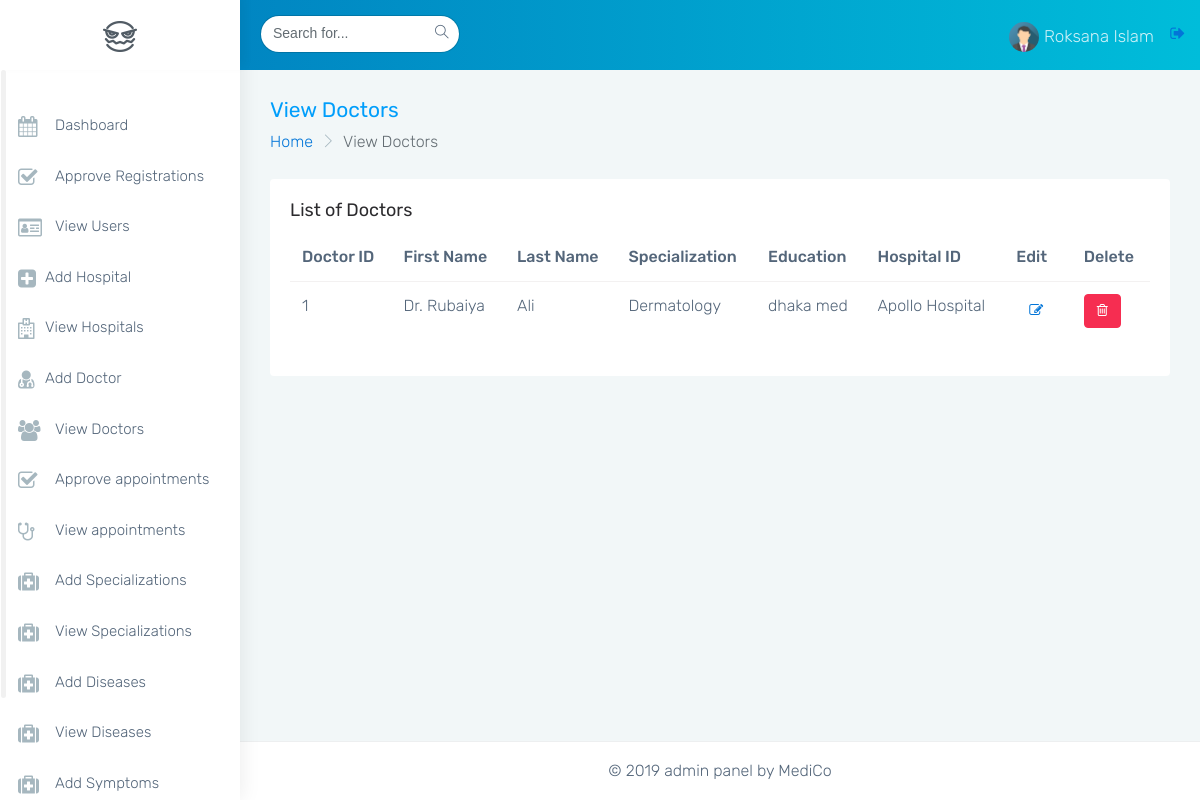
The page /mediment-admin/monster-html/view_doctors.php?result=updated (signed in) on the database as committed earlier.
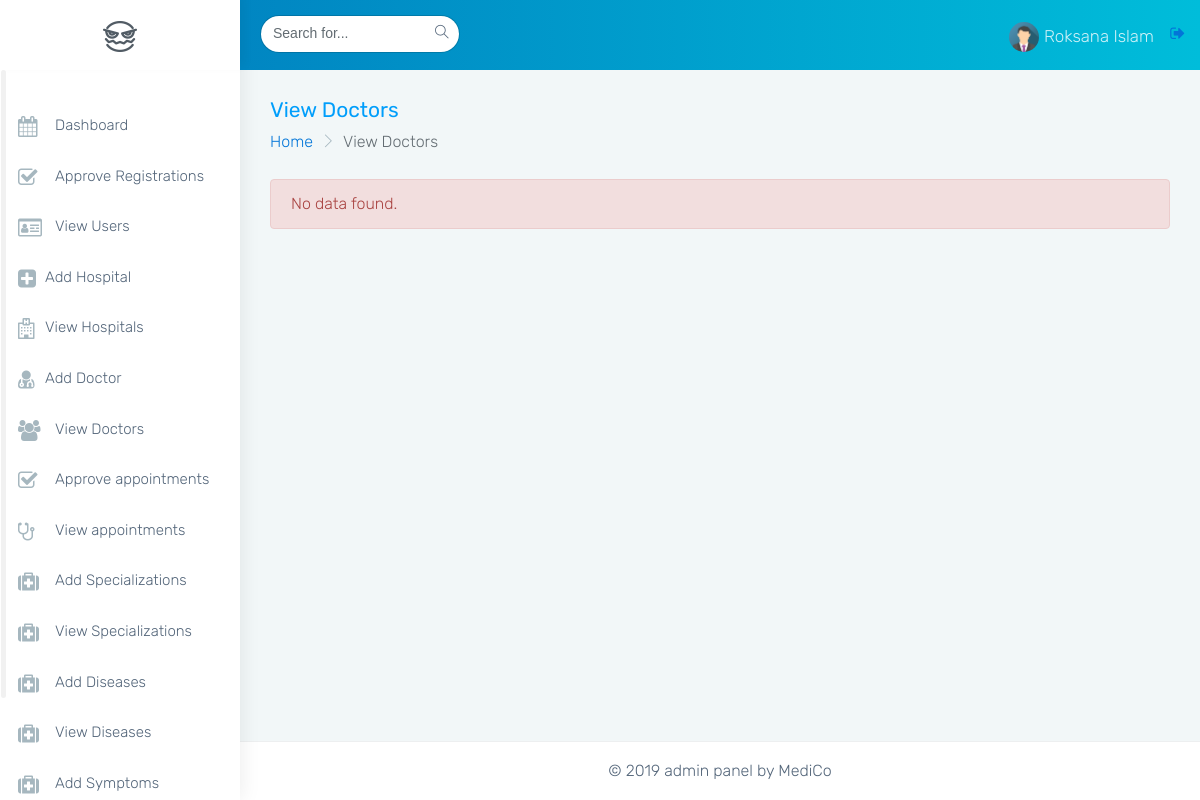
The same page on the database as committed later.
### tables this page shows
CREATE TABLE `doctors` (
  `doctorid` int(11) NOT NULL AUTO_INCREMENT,
  `firstname` varchar(45) NOT NULL,
  `lastname` varchar(45) DEFAULT NULL,
  `education` varchar(255) DEFAULT NULL,
  `hospitalid` int(11) NOT NULL,
  `specializationid` int(11) NOT NULL,
  `isdelete` char(1) DEFAULT '0',
  `created_at` datetime DEFAULT CURRENT_TIMESTAMP,
  `updated_at` datetime DEFAULT CURRENT_TIMESTAMP ON UPDATE CURRENT_TIMESTAMP,
  PRIMARY KEY (`doctorid`),
  UNIQUE KEY `doctorid_UNIQUE` (`doctorid`),
  KEY `fk_doctors_hospitals1_idx` (`hospitalid`),
  KEY `fk_doctors_specialization1_idx` (`specializationid`),
  CONSTRAINT `fk_doctors_hospitals1` FOREIGN KEY (`hospitalid`) REFERENCES `hospitals` (`hospitalid`) ON DELETE NO ACTION ON UPDATE NO ACTION,
  CONSTRAINT `fk_doctors_specialization1` FOREIGN KEY (`specializationid`) REFERENCES `specialization` (`specid`) ON DELETE NO ACTION ON UPDATE NO ACTION
);

CREATE TABLE `specialization` (
  `specid` int(11) NOT NULL AUTO_INCREMENT,
  `name` varchar(45) DEFAULT NULL,
  `isdelete` char(1) DEFAULT '0',
  `created_at` timestamp NULL DEFAULT CURRENT_TIMESTAMP,
  `updated_at` timestamp NULL DEFAULT CURRENT_TIMESTAMP ON UPDATE CURRENT_TIMESTAMP,
  PRIMARY KEY (`specid`),
  UNIQUE KEY `specid_UNIQUE` (`specid`)
);

CREATE TABLE `hospitals` (
  `hospitalid` int(11) NOT NULL AUTO_INCREMENT,
  `name` varchar(255) DEFAULT NULL,
  `contact` varchar(11) DEFAULT NULL,
  `address` varchar(255) DEFAULT NULL,
  `isdelete` char(1) DEFAULT '0',
  `created_at` datetime DEFAULT CURRENT_TIMESTAMP,
  `updated_at` datetime DEFAULT CURRENT_TIMESTAMP ON UPDATE CURRENT_TIMESTAMP,
  PRIMARY KEY (`hospitalid`),
  UNIQUE KEY `hospitalid_UNIQUE` (`hospitalid`)
);

### mediment-admin/monster-html/view_doctors.php (the view, shortened to what this page needs)
<?php
    include('common/html_head.php');
    include('common/db_connection.php');
    $sql="SELECT * FROM doctors WHERE isdelete='0' ORDER BY doctorid";
    $result=mysqli_query($connect,$sql);
    $num_of_rows = mysqli_num_rows($result);
?>
<body class="fix-header card-no-border">
    <div id="main-wrapper">
        <?php
        include('common/header.php');
        ?>
        <?php
        include('common/side_nav.php');
        ?>
        <div class="page-wrapper">
            <div class="container-fluid">
                <div class="row page-titles">
                    <div class="col-md-6 col-8 align-self-center">
                        <h3 class="text-themecolor m-b-0 m-t-0">View Doctors</h3>
                        <ol class="breadcrumb">
                            <li class="breadcrumb-item"><a href="javascript:void(0)">Home</a></li>
                            <li class="breadcrumb-item active">View Doctors</li>
                        </ol>
                    </div>
                </div>
                <?php
                if($num_of_rows > 0){
                ?>
                <div class="row">
                    <div class="col-sm-12">
                        <div class="card">
                            <div class="card-block">
                                <h4 class="card-title">List of Doctors</h4>
                                <div class="table-responsive">
                                    <table class="table">
                                        <thead>
                                            <tr>
                                                <th>Doctor ID</th>
                                                <th>First Name</th>
                                                <th>Last Name</th>
                                                <th>Specialization</th>
                                                <th>Education</th>
                                                <th>Hospital ID</th>
                                                <th>Edit</th>
                                                <th>Delete</th>
                                            </tr>
                                        </thead>
                                        <tbody>
                                            <?php
                                            while($row=mysqli_fetch_assoc($result)){
                                            ?>
                                            <tr>
                                                <td><?php echo $row['doctorid']; ?></td>
                                                <td><?php echo ucwords(strtolower($row['firstname'])); ?></td>
                                                <td><?php echo ucwords(strtolower($row['lastname'])); ?></td>
                                                <td><?php echo getSpec($row['specializationid']); ?></td>
                                                <td><?php echo $row['education']; ?></td>
                                                <td><?php echo getHospital($row['hospitalid']); ?></td>
                                                <td><a href="update_doctors.php?id=<?php echo $row['doctorid']; ?>" class="btn btn-default"><i class="fa fa-edit"></i></a></td>
                                                <td><a href="delete_doctors.php?id=<?php echo $row['doctorid'];?>" class="btn btn-danger"><i class="fa fa-trash-o"></i></a></td>
                                            </tr>
                                            <?php
                                            }
                                            ?>
                                        </tbody>
                                    </table>
                                </div>
                            </div>
                            <?php
                              }
                              else if($num_of_rows == 0){
                            ?>
                               <div class='alert alert-danger'>
                                No data found.
                               </div>
                               <?php
                                }
                               ?>
                        </div>
                    </div>
                </div>
            </div>
            <?php
            function getHospital($id){
                global $connect;
                $sql = "SELECT * FROM hospitals WHERE hospitalid=".$id;
                $result=mysqli_query($connect,$sql);
                $row=mysqli_fetch_assoc($result);
                return $row['name'];
            }
            function getSpec($id){
                global $connect;
                $sql = "SELECT * FROM specialization WHERE specid=".$id;
                $result=mysqli_query($connect,$sql);
                $row=mysqli_fetch_assoc($result);
                return $row['name'];
            }
            include('common/footer.php');
            ?>
</body>
</html>

Rows that differ between the two databases and show on the page:
removed doctors: doctorid "1", firstname "Dr. Rubaiya", lastname "Ali", specializationid.name "Dermatology", education "dhaka med", hospitalid.name "Apollo Hospital"
Other text that changed with them:
text no longer shown: "List of Doctors Doctor ID First Name Last Name Specialization Education Hospital ID Edit Delete"
text now shown: "No data found."
